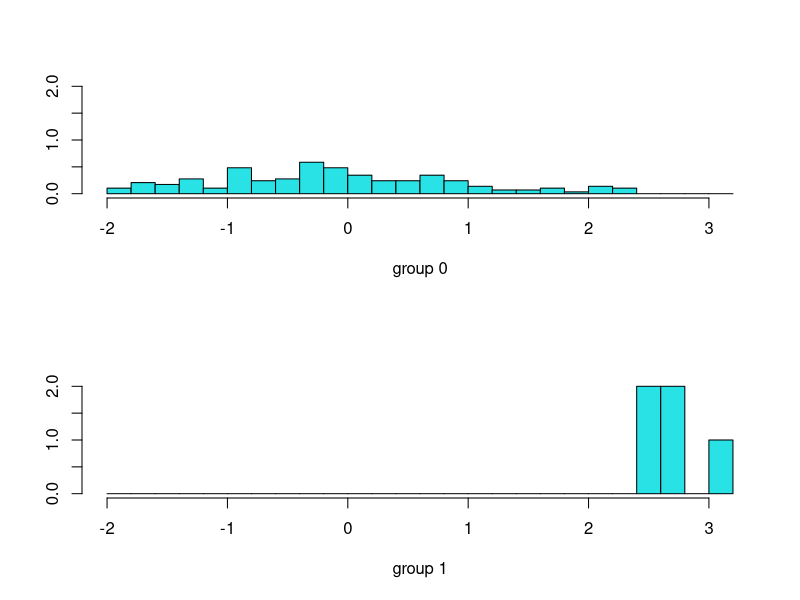
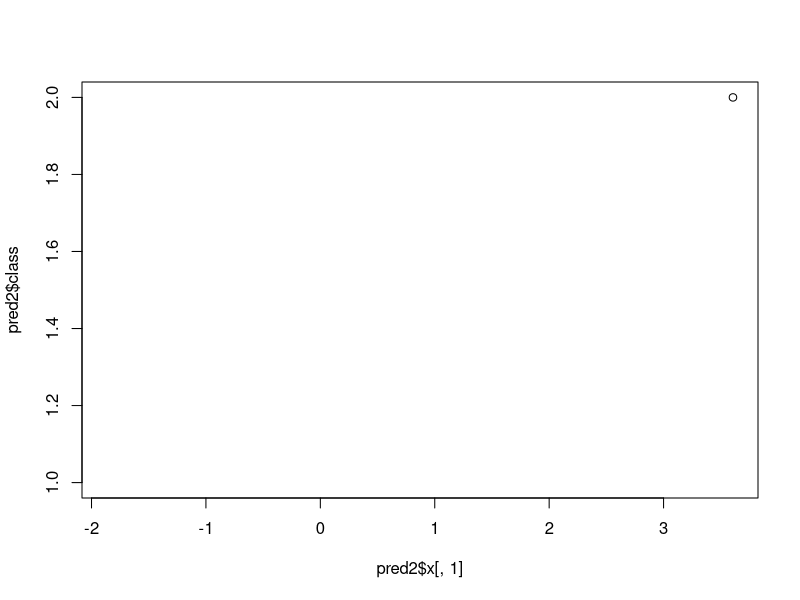

Here is the R script that generated these plots, in order:
library(MASS)
library(ggplot2)

data = read.csv("7.csv")
data$default = gsub("No",0,data$default)
data$default = gsub("Yes",1,data$default)
data$student = gsub("No",0,data$student)
data$student = gsub("Yes",1,data$student)

data$default = as.integer(data$default)
data$student = as.integer(data$student)

head(data)
dim(data)
summary(data)

set.seed(1)
row.number = sample(1:nrow(data), 0.6 * nrow(data))

train = data[row.number,]
test = data[-row.number,]
dim(train)
dim(test)

model = lda(default ~ student + balance + income, data = train)
model
summary(model)

pred1 = predict(model, data = train)
table(pred1$class, data[row.number,]$default)

pred2 = predict(model, newdata = test)
table(pred2$class, data[-row.number,]$default)

ldahist(pred1$x[,1], g= pred1$class)

par(mfrow=c(1,1))
plot(pred2$x[,1], pred2$class, col=test$default)